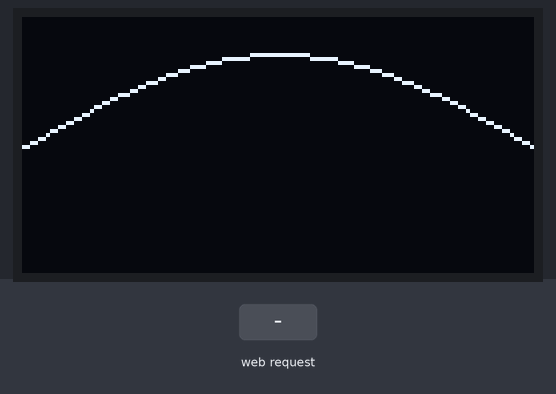
Simulated run of this program. Board: ESP32-S3. Parts: 128×64 one-colour display. Inputs (shaded band) come from the test bench. WiFi joins after 1.5 s; servers stay silent unless stated; what the program prints to the serial monitor is not drawn.

Above: at 3.2 s.
3.3 s: HTTP request GET /update?amplitude=1 received
At 4.9 s:
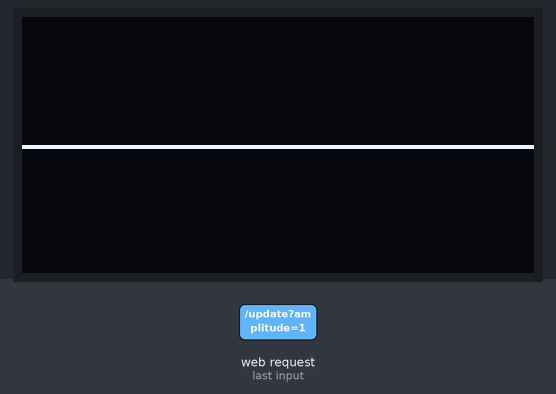
At 6.4 s:
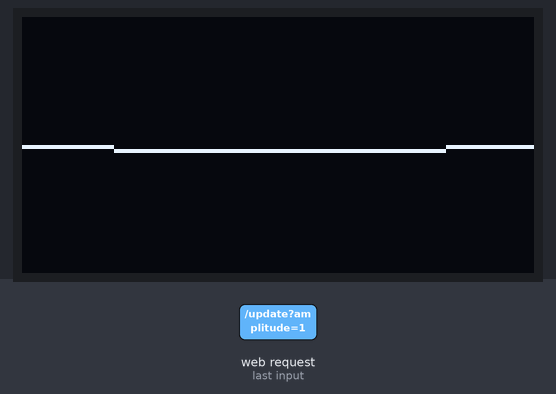
Timing chart, 0 to 7.9 s (numbered marks = the images above; inputs shaded):
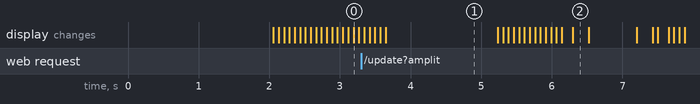

The program:

main.cpp
```cpp
#include <WiFi.h>
#include <AsyncTCP.h>
#include <ESPAsyncWebServer.h>
#include <U8g2lib.h>
#include <math.h>

// OLED setup
U8G2_SH1106_128X64_NONAME_F_HW_I2C u8g2(U8G2_R0, U8X8_PIN_NONE);

// Wi-Fi credentials
const char *ssid = "Boi";
const char *password = "Password123";

// Web server
AsyncWebServer server(80);

// Wave parameters (defaults)
float amplitude = 16.0;
float wavelength = 256.0;
float frequency = 0.05;

const int width = 128;
const int height = 64;

void drawWave(float t)
{
  u8g2.clearBuffer();

  for (int x = 0; x < width; x++)
  {
    float kx = 2.0 * M_PI * x / wavelength;
    float y = 2 * amplitude * sin(kx) * cos(t);
    int yPos = (height / 2) - int(y);
    if (yPos >= 0 && yPos < height)
    {
      u8g2.drawPixel(x, yPos);
    }
  }

  u8g2.sendBuffer();
}

String processor(const String &var)
{
  if (var == "AMPLITUDE") return String(amplitude);
  if (var == "WAVELENGTH") return String(wavelength);
  if (var == "FREQUENCY") return String(frequency);
  return String();
}

const char index_html[] PROGMEM = R"rawliteral(
<!DOCTYPE html>
<html>
<head>
  <title>Wave Control</title>
  <meta name="viewport" content="width=device-width, initial-scale=1">
  <style>
    body { font-family: Arial; text-align: center; padding-top: 50px; }
    input[type=range] { width: 300px; }
  </style>
</head>
<body>
  <h2>Wave Controller</h2>
  <form action="/update" method="GET">
    <p>Amplitude: <span id="ampVal">%AMPLITUDE%</span></p>
    <input type="range" name="amplitude" min="0" max="32" step="0.1" value="%AMPLITUDE%" oninput="ampVal.innerText = this.value">
    <p>Wavelength: <span id="waveVal">%WAVELENGTH%</span></p>
    <input type="range" name="wavelength" min="10" max="300" step="1" value="%WAVELENGTH%" oninput="waveVal.innerText = this.value">
    <p>Frequency: <span id="freqVal">%FREQUENCY%</span></p>
    <input type="range" name="frequency" min="0.01" max="0.2" step="0.01" value="%FREQUENCY%" oninput="freqVal.innerText = this.value">
    <br><br>
    <input type="submit" value="Update">
  </form>
</body>
</html>
)rawliteral";

void setup()
{
  Serial.begin(115200);
  u8g2.begin();

  // Connect to Wi-Fi
  WiFi.begin(ssid, password);
  while (WiFi.status() != WL_CONNECTED)
  {
    delay(1000);
    Serial.println("Connecting to WiFi...");
  }

  Serial.println("Connected! IP: " + WiFi.localIP().toString());

  // Route to serve HTML with values
  server.on("/", HTTP_GET, [](AsyncWebServerRequest *request)
            { request->send_P(200, "text/html", index_html, processor); });

  // Handle parameter updates
  server.on("/update", HTTP_GET, [](AsyncWebServerRequest *request)
            {
              if (request->hasParam("amplitude"))
                amplitude = request->getParam("amplitude")->value().toFloat();
              if (request->hasParam("wavelength"))
                wavelength = request->getParam("wavelength")->value().toFloat();
              if (request->hasParam("frequency"))
                frequency = request->getParam("frequency")->value().toFloat();

              Serial.printf("Updated - Amplitude: %.2f, Wavelength: %.2f, Frequency: %.2f\n", amplitude, wavelength, frequency);
              request->redirect("/"); });

  server.begin();
}

void loop()
{
  static float t = 0;
  drawWave(t);
  t += frequency;
  delay(50);
}
```

Scanner.cpp
```cpp
#include <Wire.h>
#include <Arduino.h>

void setup12() {
  Wire.begin(8, 9);  // or your SDA, SCL pins
  Serial.begin(115200);
  Serial.println("Scanning...");
  for (byte addr = 1; addr < 127; addr++) {
    Wire.beginTransmission(addr);
    if (Wire.endTransmission() == 0) {
      Serial.print("Found device at 0x");
      Serial.println(addr, HEX);
    }
  }
}
```

Measured:
- what the display in image 1 shows lasts 1.6 s, from 3.6 s to 5.2 s
